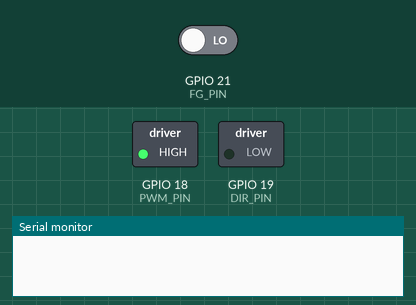
A sketch run on a simulated ESP32. Parts: switched loads named in the sketch (green lamp = pin HIGH), the last lines printed to the serial monitor. The inputs (shaded band) are chosen by the test bench; at power-on: GPIO 21 (FG_PIN) LOW.

Above: at 0.1 s.
At 0.45 s:
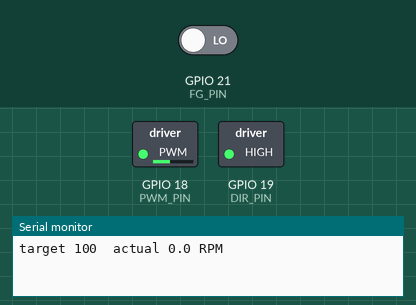
At 1.55 s:
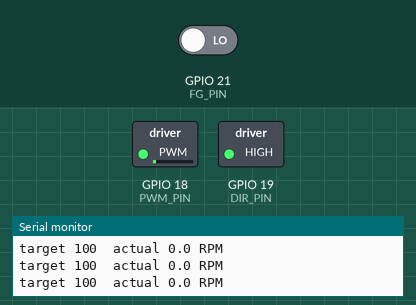
1.6 s: GPIO 21 (FG_PIN) driven HIGH
Timing chart, 0 to 4.6 s (numbered marks = the images above; inputs shaded):
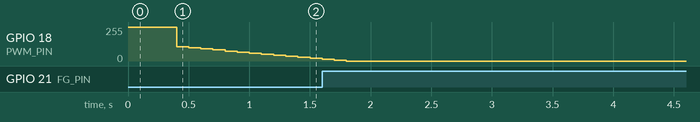

The sketch:

37sg-3625bl-30-dc-brushless-gear-motor.ino
```cpp
const int PWM_PIN = 18;   // blue  (inverted: LOW = ON)
const int DIR_PIN = 19;   // white (HIGH = CCW, LOW = CW)
const int FG_PIN  = 21;   // yellow

const int   PWM_FREQ   = 20000;
const int   PWM_RES    = 8;
const float PULSES_REV = 9.0 * 30.0;   // 270 per output rev

volatile uint32_t pulses = 0;
void IRAM_ATTR onFG() { pulses++; }

float targetRPM = 100;    // change this
float kp = 0.4, ki = 0.8;
float integral = 0;
unsigned long lastMs = 0;

void setSpeedPWM(int duty) {              // duty 0..255 = motor effort
  duty = constrain(duty, 0, 255);
  ledcWrite(PWM_PIN, 255 - duty);         // inverted
}

void setDirection(bool ccw) {
  setSpeedPWM(0);
  delay(300);                             // let it stop first
  digitalWrite(DIR_PIN, ccw ? HIGH : LOW);
}

void setup() {
  Serial.begin(115200);
  pinMode(DIR_PIN, OUTPUT);
  pinMode(FG_PIN, INPUT);
  attachInterrupt(FG_PIN, onFG, RISING);
  ledcAttach(PWM_PIN, PWM_FREQ, PWM_RES);
  setSpeedPWM(0);
  setDirection(true);
  lastMs = millis();
}

void loop() {
  unsigned long now = millis();
  if (now - lastMs >= 100) {
    float dt = (now - lastMs) / 1000.0;
    lastMs = now;

    noInterrupts();
    uint32_t p = pulses; pulses = 0;
    interrupts();

    float rpm = (p / dt) * 60.0 / PULSES_REV;

    float err = targetRPM - rpm;
    integral += err * dt;
    integral = constrain(integral, -150, 150);   // anti-windup

    float out = kp * err + ki * integral + targetRPM * 1.0; // feedforward
    setSpeedPWM((int)out);

    Serial.printf("target %.0f  actual %.1f RPM\n", targetRPM, rpm);
  }
}
```
